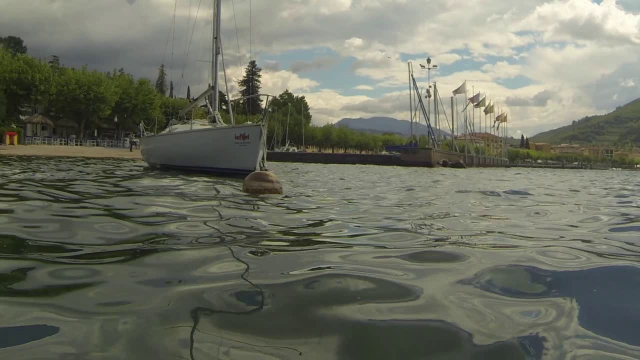
#> input picture Training_set_example/00005.png, 640 x 360 px, given in place of 00219.png, which was not available
$ jupyter execute Intcatch_OrientationTool_GUI.ipynb   (older library calls are emulated)
#> lines starting #> are read from the running program, lines starting #| are printed output that depends on the picture
[cell 1]
#!/usr/bin/env python
from tkinter import *
from PIL import Image, ImageEnhance
from PIL import ImageTk
from tkinter import filedialog
import cv2
from skimage.segmentation import felzenszwalb, slic, quickshift
from skimage.segmentation import mark_boundaries
from skimage.segmentation import find_boundaries
from scipy.misc import toimage
import numpy as np
import glob

import os

[cell 2]
class OrientationGUI:

    def __init__(self,master):
        master.title("Orientation Tool")
        self.panelA = None
        self.angle=0
        self.main_window()

    def main_window(self):
        btnSelectImage = Button(root, text="Select an image", command=self.open_image)
        btnRotateLeft = Button(root, text=">>>", command=self.rotate_Left_Image)
        btnRotateRight = Button(root, text="<<<", command=self.rotate_Right_Image)
        btnRotateLeft_small = Button(root, text=" > ", command=self.rotate_Left_Image_small)
        btnRotateRight_small = Button(root, text=" < ", command=self.rotate_Right_Image_small)
        btnSave = Button(root, text=" Save ", command=self.save)

        self.panelA = Canvas(root, width=900, height=600, background="bisque")

        btnSelectImage.grid(row=0,column=1,columnspan=2)
        self.panelA.grid(row=1,column=0,columnspan=4,rowspan=4)
        btnRotateLeft.grid(row=6,column=2,columnspan=2)
        btnRotateRight.grid(row=6,column=0,columnspan=2)
        btnRotateLeft_small.grid(row=7,column=2,columnspan=2)
        btnRotateRight_small.grid(row=7,column=0,columnspan=2)
        btnSave.grid(row=8,column=1,columnspan=2)

        # This is what enables using the mouse for move the image in the window
        self.panelA.bind("<ButtonPress-1>",self.move_start)
        self.panelA.bind("<B1-Motion>",self.move_move)


    #move the image in the window
    # [18 lines left out: functions move_start, move_move, not called in this run]


    def path_to_image(self):
        path = filedialog.askopenfilename()
        return path

    #find the index of the actual image selected
    # [91 lines left out: functions find_index_selected, rotate_Right_Image, rotate_Left_Image, rotate_Right_Image_small, rotate_Left_Image_small, open_image and 1 more, not called in this run]


#The master of the GUI
root=Tk()
#call the class for the SegmentationGUI
app=OrientationGUI(root)
#start the GUI loop
root.mainloop()

[cell 3]
import matplotlib.pyplot as plt
im=cv2.imread("/home/lorenzo/Intcatch/Tests-on-the-Intcatch-dataset/Images/1/00219.png")
#> im is the input picture: shape (360, 640, 3); mean B, G, R 98.7, 112.2, 109.8
(h, w) = im.shape[:2]
#> h = 360; w = 640
center = (w / 2, h / 2)
#> center = (320, 180)
scale=1.0
angle=90
# Perform the rotation
M = cv2.getRotationMatrix2D(center, angle, scale)
rotated = cv2.warpAffine(im, M, (w, h))
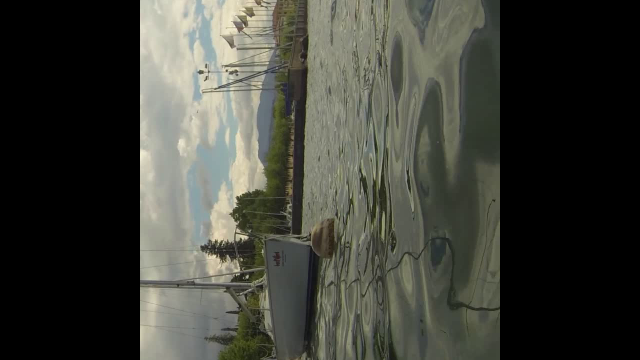
#> rotated: shape (360, 640, 3); mean B, G, R 56.7, 64.4, 63.2
plt.imshow(im)
plt.show()
plt.imshow(rotated)
plt.show()


$ run again, on Training_set_example/00035.png
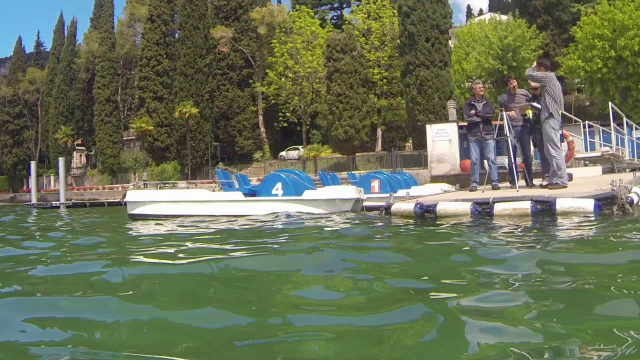
#> input picture Training_set_example/00035.png, 640 x 360 px, given in place of 00219.png, which was not available
#> im is the input picture: shape (360, 640, 3); mean B, G, R 89, 114.5, 105
#> `rotated = cv2.warpAffine(im, M, (w, h))`:
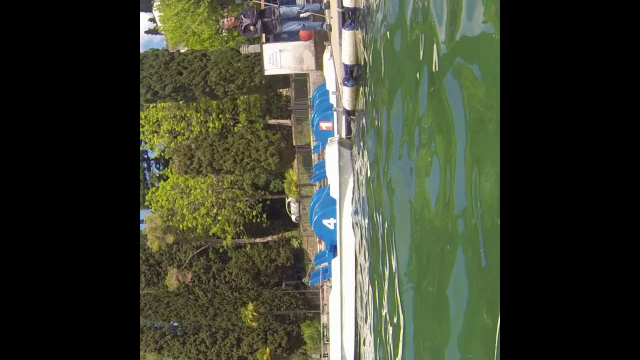
#> rotated: shape (360, 640, 3); mean B, G, R 49, 64.9, 59.8

$ run again, on Training_set_example/00051.png
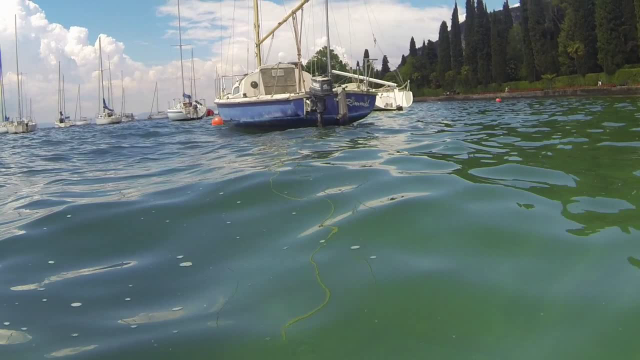
#> input picture Training_set_example/00051.png, 640 x 360 px, given in place of 00219.png, which was not available
#> im is the input picture: shape (360, 640, 3); mean B, G, R 120.1, 122.8, 104.8
#> `rotated = cv2.warpAffine(im, M, (w, h))`:
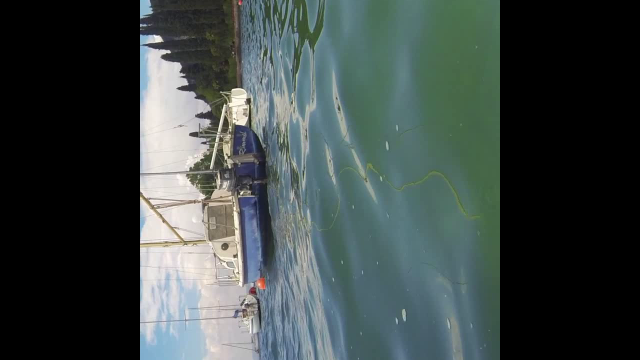
#> rotated: shape (360, 640, 3); mean B, G, R 69.8, 71.3, 61.3
